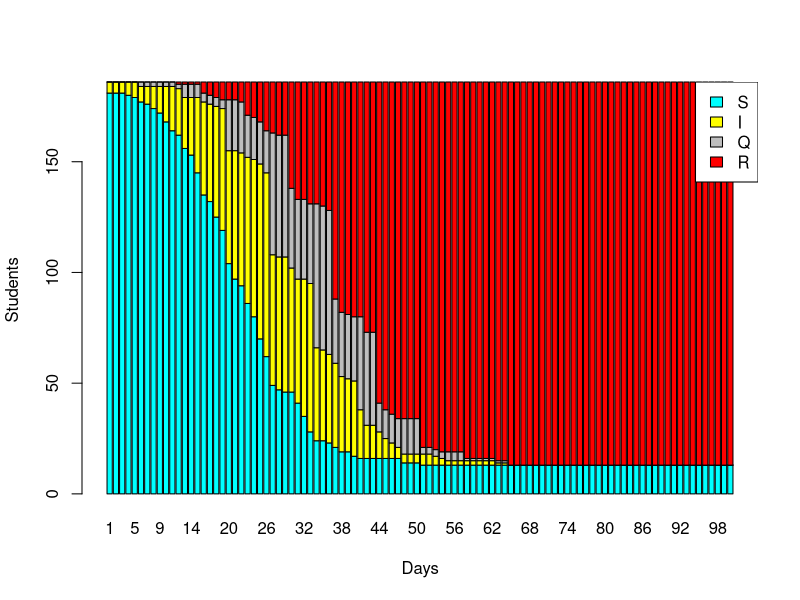

Recreate this plot in R.
## ---- chunk 1
tb<-Sys.time()
knitr::opts_chunk$set(echo = TRUE)
library(tibble)
library(ggplot2)
library(knitr)
library(formatR)
library(dplyr)
opts_chunk$set(tidy.opts=list(width.cutoff=60),tidy=TRUE)
## ---- chunk 2
classSize <- 30
noYears <- 6
subjectTeachers <- 0
popSize <- (classSize+1)*noYears + subjectTeachers
maxTime <- 100
#Rate of infection + background
backgroundROI <- 3300/67000000 #https://www.ons.gov.uk/peoplepopulationandcommunity/populationandmigration/populationestimates
gammaParams <- c("spread.shape"=10,"spread.scale"=0.8,"recover.shape"=17,"recover.scale"=0.8)
testType <- "L"
probs <- list("L"=list("TP"=67/100,"TN"=99850/99900),"P"=list("TP"=95/100,"TN"=99.2/100), "N"=list("TP"=0,"TN"=1))
#https://www.bmj.com/content/373/bmj.n1411/rr
#https://www.ons.gov.uk/peoplepopulationandcommunity/healthandsocialcare/conditionsanddiseases/methodologies/covid19infectionsurveypilotmethodsandfurtherinformation
quarantineTime=10
catchRate <- 0.7
testDays <- c(5,7)
startingInfected <- 5
## ---- chunk 3
gammaRate <- function(infected, year, tOrS){
  if(nrow(infected)==0){return (0)}
  inClass <- infected[which(infected["yearID"]==2),]
  outClass <- infected[!infected["studentID"] %in% inClass["studentID"],]
  
  
  if (dim(inClass[which(inClass["studentOrTeacher"]=="t"),])[1]!=0){
    inClass[which(inClass["studentOrTeacher"]=="t"),]["spreadMult"] <- sapply(inClass[which(inClass["studentOrTeacher"]=="t"),]["spreadMult"], function(a) as.character(as.double(a)*3)) #Teachers 3X infective as typical student
  }

  if (tOrS == "t"){
    if (dim(inClass)[1]!=0){
      inClass["spreadMult"] <- sapply(inClass["spreadMult"], function(a) as.character(as.double(a)*1.5)) #Teacher 1.5X infectible
    }
    if (dim(outClass[which(outClass["studentOrTeacher"]=="t"),])[1]!=0){
      outClass[which(outClass["studentOrTeacher"]=="t"),]["spreadMult"] <- sapply(outClass[which(outClass["studentOrTeacher"]=="t"),]["spreadMult"], function(a) as.character(as.double(a)*1.5)) #Teachers 1.5X likely to spread to each other
    }
  }

  
  inGamma <- apply(inClass, 1, function (a)
  dgamma(as.double(a["timeInState"][[1]]),shape=gammaParams["spread.shape"],scale=gammaParams["spread.scale"])*as.double(a["spreadMult"]) )
  outGamma <-apply(outClass, 1, function (a)
  dgamma(as.double(a["timeInState"][[1]]),shape=gammaParams["spread.shape"],scale=gammaParams["spread.scale"])*as.double(a["spreadMult"]) )*0.7 #Discount non class
  
  
  scaledGamma <- (sum(inGamma)+sum(outGamma))/dgamma(gammaParams["spread.shape"]*gammaParams["spread.scale"],shape=gammaParams["spread.shape"],scale=gammaParams["spread.scale"])
  return(scaledGamma)
}

newState <- function(time, student){
  if(student["state"]=="S"){
    infected <- subset(timeList[[time]],(state=="I")) #Auto doesn't include student as already known to be in S
    studentNo <- gammaRate(infected, student["yearID"], student["studentOrTeacher"])
    lambda <- backgroundROI + as.double(student["catchMult"][[1]]) * catchRate *  studentNo/popSize
    coinFlipI <- rbinom(1,1,lambda)
    coinFlipQ <- rbinom(1,1,(1-probs[[testType]][["TN"]]) * as.numeric((time%%7) %in% testDays))
    if (coinFlipQ==1){
      student["state"]="Q"
      student["timeInState"]=1
    }else if (coinFlipI>0){
      student["state"]="I"
      student["timeInState"]=1
    }else{
      student["timeInState"]<-as.double(student["timeInState"])+1
    }
  }
  
  else if(student["state"]=="I"){
    lambda <- dgamma(as.double(student["timeInState"][[1]]),shape=gammaParams["recover.shape"],scale=gammaParams["recover.scale"])
    scaledInfectiousness <-  dgamma(as.double(student["timeInState"][[1]]),shape=gammaParams["spread.shape"],scale=gammaParams["spread.scale"]) / dgamma(gammaParams["spread.shape"]*gammaParams["spread.scale"],shape=gammaParams["spread.shape"],scale=gammaParams["spread.scale"])
    coinFlipI <- rbinom(1,1,lambda)
    coinFlipQ <- rbinom(1,1,probs[[testType]][["TP"]]*scaledInfectiousness)
    if (coinFlipQ == 1 && (time%%7) %in% testDays){
      student["state"]="Q"
      student["timeInState"]=1
    }else if ( coinFlipI == 1 || as.double(student["timeInState"])==15){
      student["state"]="R"
      student["timeInState"]=1
    }else{
      student["timeInState"]<-as.double(student["timeInState"])+1
    }
  }
  
  else if(student["state"]=="Q"){
    if (student["timeInState"]==quarantineTime){
      student["state"]="R"
      student["timeInState"]=1
    }else{
      student["timeInState"]=as.double(student["timeInState"])+1
    }
  }
  
  else{
    student["timeInState"]<-as.double(student["timeInState"])+1
  }
  return (student)
}
## ---- chunk 4
studentID = c(1:popSize)
yearID <- sort(rep(1:noYears,(classSize+1)))
spreadMult = rnorm(popSize, mean=1, sd=0.1)
catchMult = rnorm(popSize, mean=1, sd=0.1)
state = rep("S", popSize)
state[sample.int(popSize,startingInfected)]<-"I"
timeInState = rep(1,popSize)
studentOrTeacher <- rep(c(rep("s",classSize),"t"),noYears)

school <- tibble(studentID, yearID, spreadMult, catchMult, state, timeInState, studentOrTeacher)
multFrame <- tibble(studentID, spreadMult, catchMult)
## ---- chunk 5
timeList <- list(school)
for (i in (2:maxTime)){
  tempYear <- as_tibble(t(apply(timeList[[i-1]],1,newState,time=i-1)))
  timeList <- append(timeList, list(tempYear))
}
## ---- chunk 6
population <- data.frame("S"=popSize-startingInfected,"I"=startingInfected, "Q"=0, "R"=0)
infectionEnd <- -1
for (i in (2:maxTime)){
  Sno <- nrow(filter(timeList[[i]], state=="S"))
  Ino <- nrow(filter(timeList[[i]], state=="I"))
  Qno <- nrow(filter(timeList[[i]], state=="Q"))
  Rno <- popSize-Sno-Ino-Qno
  if (infectionEnd == -1 && Ino == 0){infectionEnd <- i}
  population <- add_row(population, "S"=Sno, "I"=Ino, "Q"=Qno, "R"=Rno)
}
  barplot(t(as.matrix(population)), col=c("cyan","yellow", "grey","red"), xlab="Days", ylab="Students", names.arg=(1:maxTime))
legend("topright", colnames(population), fill=c("cyan","yellow", "grey","red"), bg="white")
## ---- chunk 7
paste("Total time spent quarantining was",sum(population["Q"]))
paste("Final number of infected individuals was", population[maxTime,"R"], "out of a possible",popSize)
paste("Infeciton died out in",infectionEnd,"days")
## ---- chunk 8
print(Sys.time()-tb)
